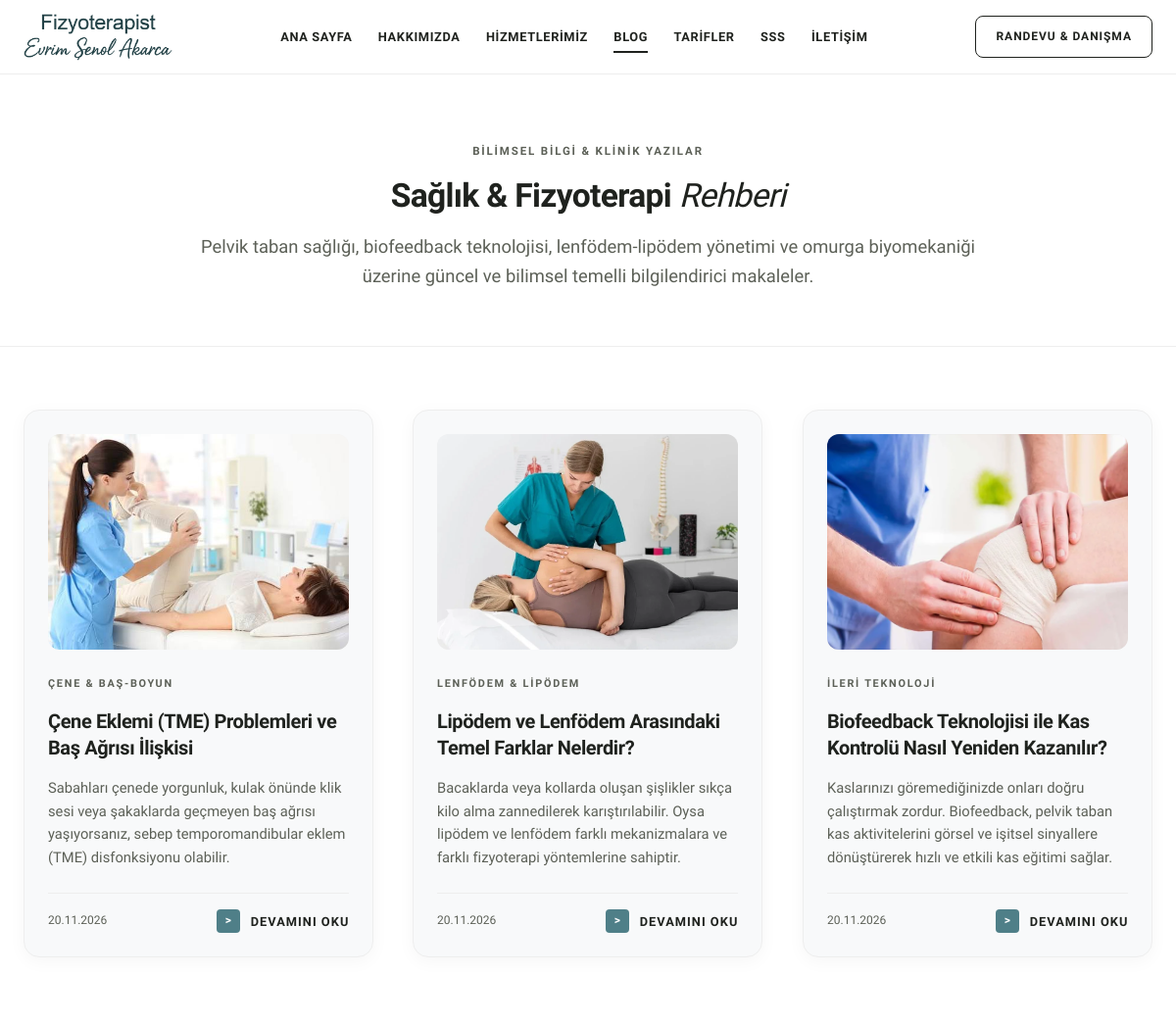
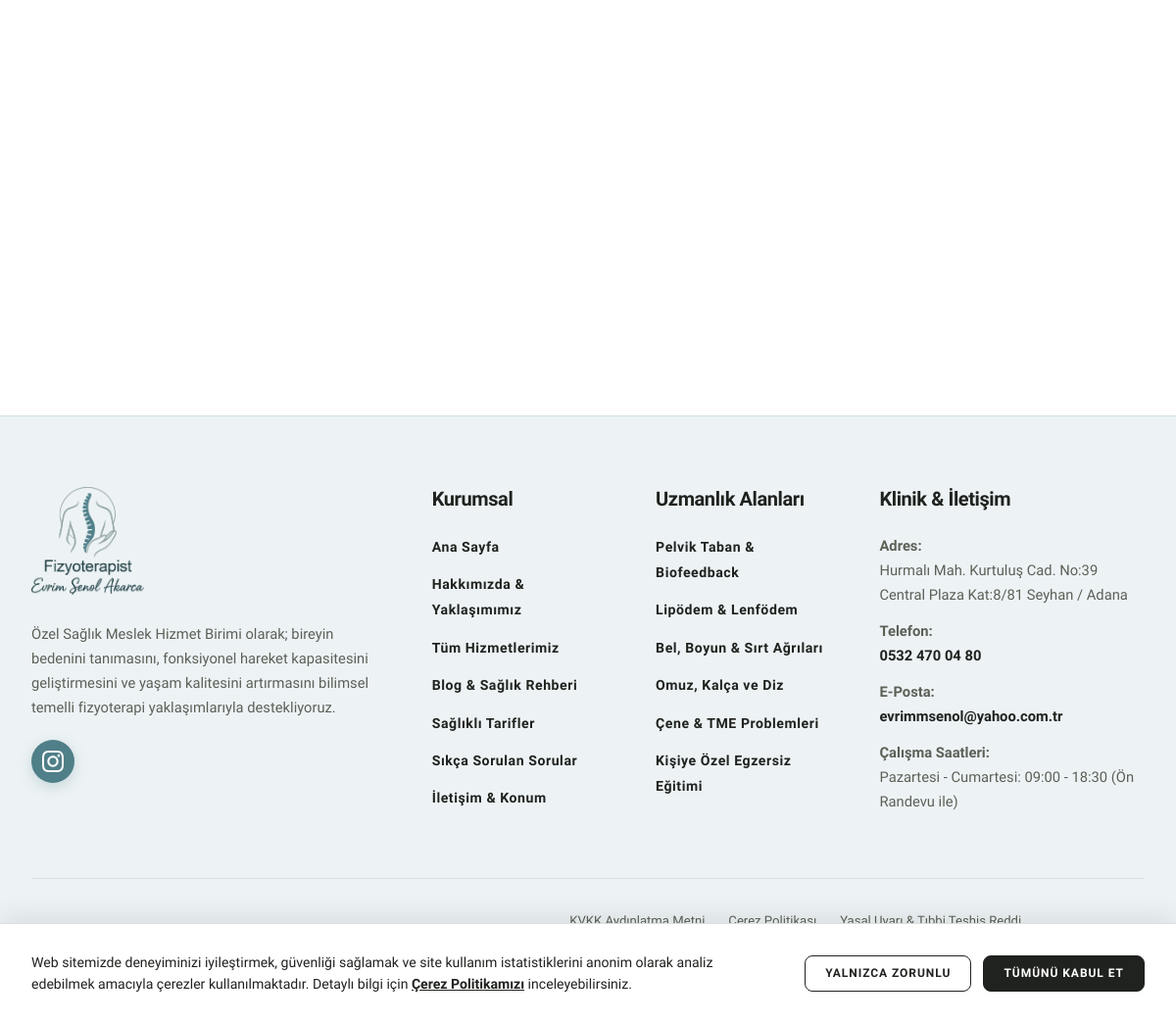
Page /blog on the committed database (2 pictures, top to bottom).
### tables this page shows
CREATE TABLE `blog_posts` (
  `id` int(11) NOT NULL AUTO_INCREMENT,
  `title` varchar(255) NOT NULL,
  `slug` varchar(255) NOT NULL,
  `category` varchar(100) DEFAULT 'Fizyoterapi',
  `summary` text NOT NULL,
  `content` longtext NOT NULL,
  `author` varchar(100) DEFAULT 'Fzt. Evrim Þenol Akarca',
  `read_time` varchar(50) DEFAULT '5 dk okuma',
  `meta_title` varchar(255) DEFAULT NULL,
  `meta_description` text DEFAULT NULL,
  `image_url` varchar(255) DEFAULT NULL,
  `is_active` tinyint(1) DEFAULT 1,
  `views` int(11) DEFAULT 0,
  `published_at` datetime DEFAULT current_timestamp(),
  `created_at` datetime DEFAULT current_timestamp(),
  `updated_at` datetime DEFAULT current_timestamp() ON UPDATE current_timestamp(),
  PRIMARY KEY (`id`),
  UNIQUE KEY `slug` (`slug`),
  KEY `idx_slug` (`slug`),
  KEY `idx_active` (`is_active`),
  KEY `idx_published` (`published_at`)
);

### includes/functions.php (called while the page is built, shortened)
<?php
function get_db(): PDO {
    static $pdo = null;
    if ($pdo === null) {
        $dsn = sprintf('mysql:host=%s;dbname=%s;charset=%s', DB_HOST, DB_NAME, DB_CHARSET);
        $options = [
            PDO::ATTR_ERRMODE            => PDO::ERRMODE_EXCEPTION,
            PDO::ATTR_DEFAULT_FETCH_MODE => PDO::FETCH_ASSOC,
            PDO::ATTR_EMULATE_PREPARES   => false,
            PDO::MYSQL_ATTR_INIT_COMMAND => "SET NAMES utf8mb4 COLLATE utf8mb4_unicode_ci"
        ];
        try {
            $pdo = new PDO($dsn, DB_USER, DB_PASS, $options);
        } catch (PDOException $e) {
            error_log('Veritabanı bağlantı hatası: ' . $e->getMessage());
            die('Veritabanı bağlantısı kurulamadı. Lütfen daha sonra tekrar deneyiniz.');
        }
    }
    return $pdo;
}
function e(?string $string): string {
    return htmlspecialchars((string)$string, ENT_QUOTES, 'UTF-8');
}
function get_all_blog_posts(bool $onlyActive = true, ?int $limit = null): array {
    try {
        $sql = "SELECT * FROM blog_posts";
        if ($onlyActive) {
            $sql .= " WHERE is_active = 1";
        }
        $sql .= " ORDER BY published_at DESC, id DESC";
        $stmt = get_db()->query($sql);
        return $stmt->fetchAll();
    } catch (Exception $e) {
        return [];
    }
}
function url(string $path = ''): string {
    $path = ltrim($path, '/');
    return BASE_URL . ($path ? '/' . $path : '');
}

### blog.php (the view, shortened to what this page needs)
<?php
require_once __DIR__ . '/includes/header.php';
$posts = get_all_blog_posts(true);
?>
<section class="service-detail-header">
    <div class="container container-narrow">
        <span class="badge-tag">Bilimsel Bilgi & Klinik Yazılar</span>
        <h1>Sağlık & Fizyoterapi <em>Rehberi</em></h1>
        <p style="font-size: 1.15rem; margin-top: 1rem; color: var(--text-muted);">
            Pelvik taban sağlığı, biofeedback teknolojisi, lenfödem-lipödem yönetimi ve omurga biyomekaniği üzerine güncel ve bilimsel temelli bilgilendirici makaleler.
        </p>
    </div>
</section>
<section class="service-detail-body">
    <div class="container container-wide">
        <?php if (empty($posts)): ?>
        <div style="text-align: center; padding: 4rem 1rem;">
            <p>Henüz yayınlanmış bir blog yazısı bulunmamaktadır.</p>
        </div>
        <?php else: ?>
        <div class="home-blog-grid">
            <?php
            $blogImages = ['assets/img/blog/blog-1.jpg', 'assets/img/blog/blog-2.jpg', 'assets/img/blog/blog-3.jpg'];
            $idx = 0;
            foreach ($posts as $post):
                $imgSrc = !empty($post['image_url']) ? $post['image_url'] : $blogImages[$idx % count($blogImages)];
                $idx++;
            ?>
            <article class="home-blog-card">
                <a href="<?= e(url('blog/' . $post['slug'])) ?>" class="home-blog-img-link">
                    <img src="<?= e(url($imgSrc)) ?>" alt="<?= e($post['title']) ?>" class="home-blog-img" loading="lazy">
                </a>
                <div style="margin-bottom: 0.85rem;">
                    <span class="badge-tag" style="margin-bottom: 0; font-size: 0.68rem;"><?= e($post['category']) ?></span>
                </div>
                <h2 class="home-blog-card-title" style="font-size: 1.25rem;">
                    <a href="<?= e(url('blog/' . $post['slug'])) ?>">
                        <?= e($post['title']) ?>
                    </a>
                </h2>
                <p style="font-size: 0.92rem; line-height: 1.6; color: var(--text-muted); margin-bottom: 1.5rem;">
                    <?= e($post['summary']) ?>
                </p>
                <div class="home-blog-btn-wrap" style="display: flex; justify-content: space-between; align-items: center; border-top: 1px solid var(--border-subtle); padding-top: 1rem;">
                    <span style="font-size: 0.75rem; color: var(--text-muted);"><?= date('d.m.Y', strtotime($post['published_at'])) ?></span>
                    <a href="<?= e(url('blog/' . $post['slug'])) ?>" class="home-blog-btn">
                        <span class="btn-arrow-box">&gt;</span>
                        <span class="btn-text">DEVAMINI OKU</span>
                    </a>
                </div>
            </article>
            <?php endforeach; ?>
        </div>
        <?php endif; ?>
    </div>
</section>
<?php require_once __DIR__ . '/includes/footer.php'; ?>

### rows in the picture
blog_posts: shows a picture, category "ÇENE & BAŞ-BOYUN", title "Çene Eklemi (TME) Problemleri ve Baş Ağrısı İlişkisi", summary "Sabahları çenede yorgunluk, kulak önünde klik sesi veya şakaklarda geçmeyen baş ağrısı yaşıyorsanız, sebep temporomandibular eklem (TME) disfonksiyonu olabilir.", published_at "20.11.2026"
blog_posts: image_url (picture), category "LENFÖDEM & LIPÖDEM", title "Lipödem ve Lenfödem Arasındaki Temel Farklar Nelerdir?", summary "Bacaklarda veya kollarda oluşan şişlikler sıkça kilo alma zannedilerek karıştırılabilir. Oysa lipödem ve lenfödem farklı mekanizmalara ve farklı fizyoterapi yöntemlerine sahiptir.", published_at "20.11.2026"
blog_posts: image_url (picture), category "İLERI TEKNOLOJI", title "Biofeedback Teknolojisi ile Kas Kontrolü Nasıl Yeniden Kazanılır?", summary "Kaslarınızı göremediğinizde onları doğru çalıştırmak zordur. Biofeedback, pelvik taban kas aktivitelerini görsel ve işitsel sinyallere dönüştürerek hızlı ve etkili kas eğitimi sağlar.", published_at "20.11.2026"

### other values in the picture
$address "Hurmalı Mah. Kurtuluş Cad. No:39 Central Plaza Kat:8/81 Seyhan / Adana"
$phone "0532 470 04 80"
$email "evrimmsenol@yahoo.com.tr"
$workingHours "Pazartesi - Cumartesi: 09:00 - 18:30 (Ön Randevu ile)"
